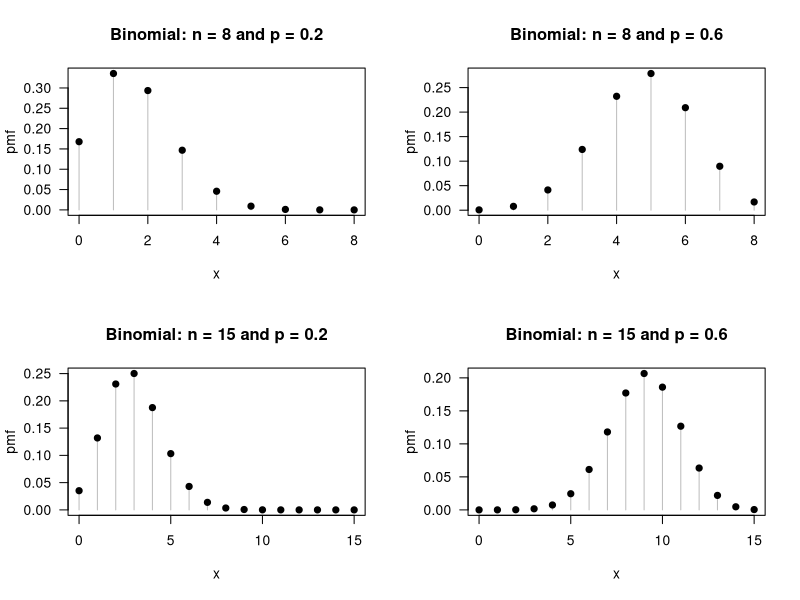
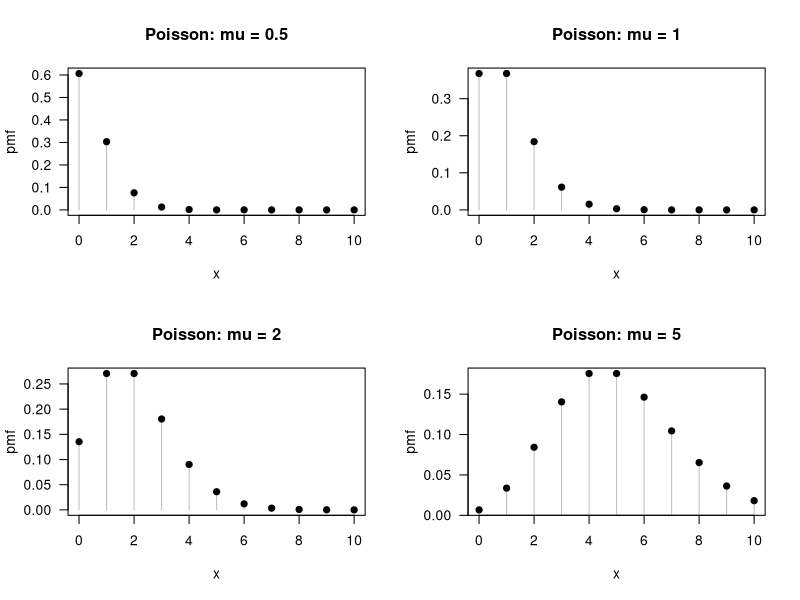
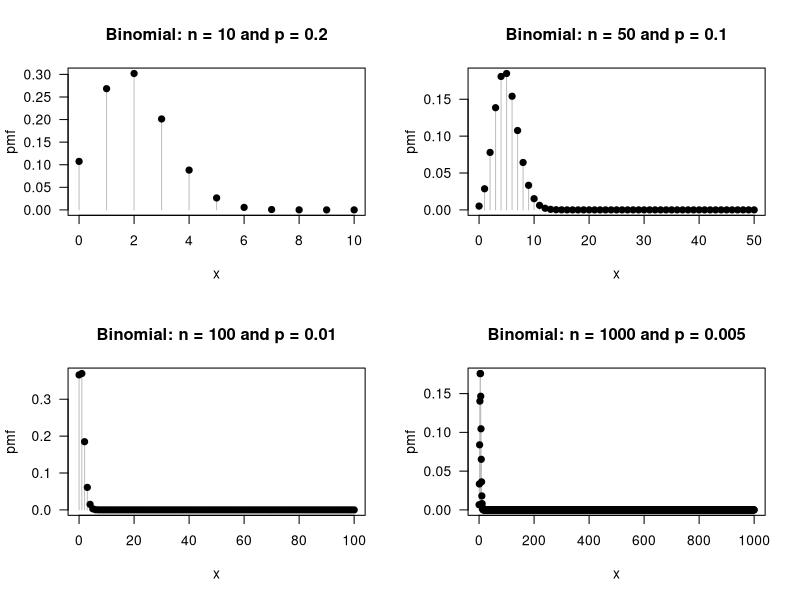
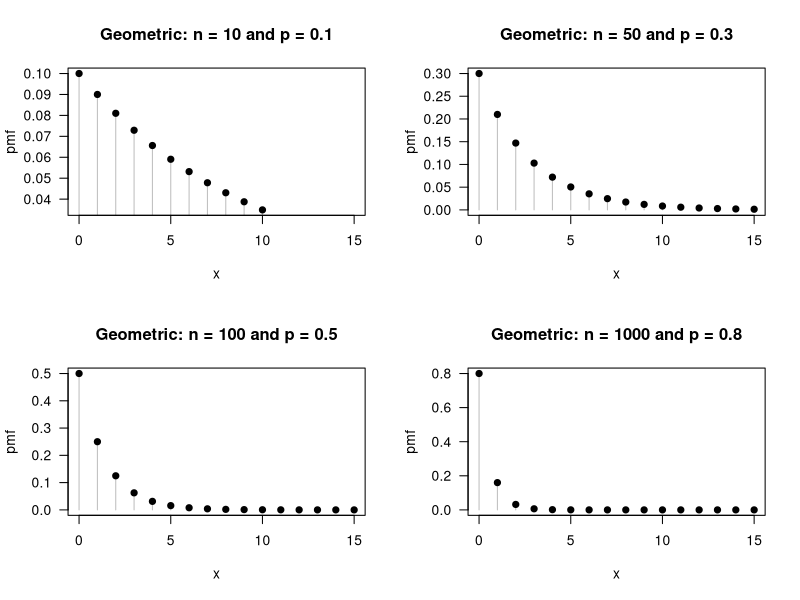
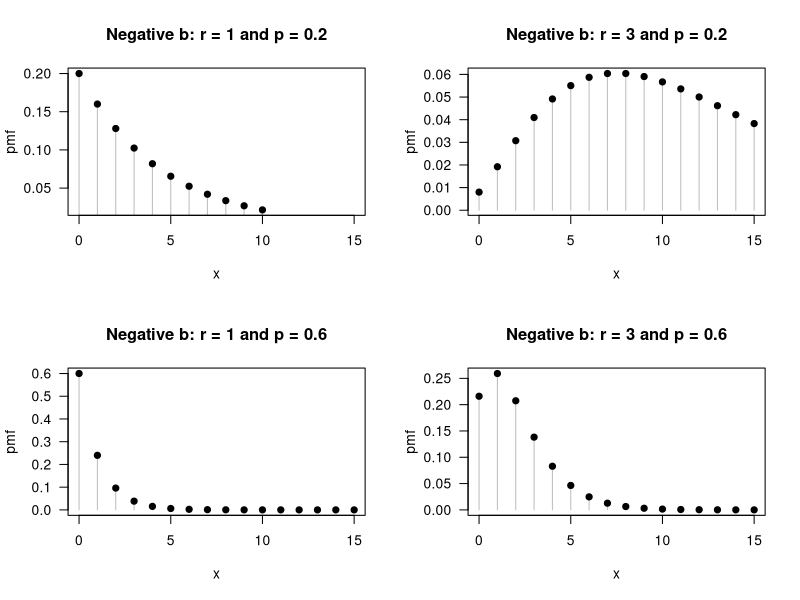
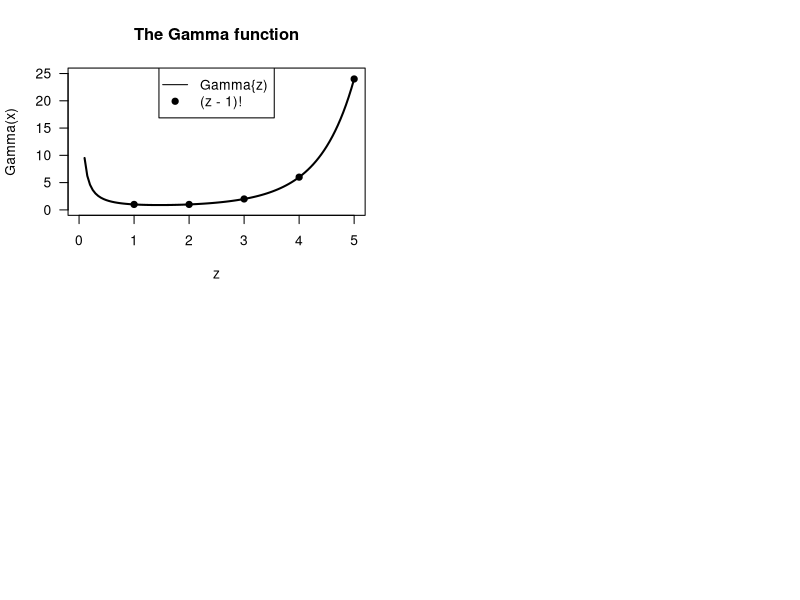

The R script that drew these images, in order:
## ---- chunk 1
par( mfrow = c(2, 2))

n <- c(8, 8, 
       15, 15)
p <- c(0.2, 0.6, 
       0.2, 0.6)

for (i in (1:4)) {
  x <-  0:n[i]
  y <- dbinom(x, 
              size = n[i],
              prob = p[i])
  
   plot( x = x,
         y = y,
         xlab = "x",
         ylab = "pmf",
         main = paste("Binomial: n =", n[i], "and p =", p[i]),
         las = 1,
         col = "grey",
         type = "h")
  points(x = x,
         y = y,
         pch = 19)
  
}
## ---- chunk 2
par( mfrow = c(2, 2))

xmax <- 10
mu <- c(0.5, 1, 2, 5)

for (i in (1:4)) {
  x <-  0:xmax
  y <- dpois(x, 
             lambda = mu[i])
  
   plot( x = x,
         y = y,
         xlim = c(0, xmax),
         xlab = "x",
         ylab = "pmf",
         main = paste("Poisson: mu =", mu[i]),
         las = 1,
         col = "grey",
         type = "h")
  points(x = x,
         y = y,
         pch = 19)
  
}
## ---- chunk 3
BombTable <- array( dim = c(8, 4))
colnames(BombTable) <- c("Hits",
                         "Number bombs",
                         "Proportion bombs",
                         "Poisson proportion")
BombTable[, 1] <- 0:7
BombTable[, 2] <- c(229,
                    211,
                    93,
                    35,
                    7,
                    0,
                    0,
                    1)
BombTable[, 3] <- round(BombTable[, 2] / sum(BombTable[, 2]), 4)
lambda <- sum( BombTable[, 1] * BombTable[, 3])

BombTable[, 4] <- dpois(0:7,
                        lambda = lambda )
BombTable[, 4] <- round( BombTable[, 4], 4)
BombTable[ 8, 4] <- 1 - sum( BombTable[1:7, 4])

knitr::kable(BombTable,
             caption = "The number of flying bomb hits on London during World War II in a 36 square kilometre area of South London. The proportion of the 576 grid squares receiving 0, 1, ...hits was also computed. The observed and empirical probabilities are shown. The Poisson distribution fits the data  well.")
## ---- chunk 4
par( mfrow = c(2, 2))

n <- c(10, 50, 
       100, 1000)
p <- c(0.2, 0.1, 
       0.010, 0.005)

for (i in (1:4)) {
  x <-  0:n[i]
  y <- dbinom(x, 
              size = n[i],
              prob = p[i])
  
   plot( x = x,
         y = y,
         xlab = "x",
         ylab = "pmf",
         main = paste("Binomial: n =", n[i], "and p =", p[i]),
         las = 1,
         col = "grey",
         type = "h")
  points(x = x,
         y = y,
         pch = 19)
  
}

## ---- chunk 5
par( mfrow = c(2, 2))

xmax <- 15
p <- c(0.1, 0.3, 
       0.5, 0.8)

for (i in (1:4)) {
  x <-  0:n[i]
  y <- dgeom(x,
              prob = p[i])
  
   plot( x = x,
         y = y,
         xlim = c(0, xmax),
         xlab = "x",
         ylab = "pmf",
         main = paste("Geometric: n =", n[i], "and p =", p[i]),
         las = 1,
         col = "grey",
         type = "h")
  points(x = x,
         y = y,
         pch = 19)
  
}

## ---- chunk 6
sum( dgeom( x = 1:19, prob = 0.02))
pgeom(q = 18, prob = 0.02) # ie up to 18 failures at p=0.02
## ---- chunk 7
par( mfrow = c(2, 2))
xmax <- 15

r <- c(1, 3, 
       1, 3)
p <- c(0.2, 0.2, 
       0.6, 0.6)

for (i in (1:4)) {
  x <-  0:n[i]
  y <- dnbinom(x, 
              size = r[i],
              prob = p[i])
  
   plot( x = x,
         y = y,
         xlim = c(0, xmax),
         xlab = "x",
         ylab = "pmf",
         main = paste("Negative b: r =", r[i], "and p =", p[i]),
         las = 1,
         col = "grey",
         type = "h")
  points(x = x,
         y = y,
         pch = 19)
  
}

## ---- chunk 8
x.values <- seq(1, 100, 
                by = 1)
1 - sum(dnbinom( x.values, 
                 size = 10, 
                 prob = 0.15))
## ---- chunk 9

xPoints <- 1:5
xCont <- seq(0.1, 5, 
             length = 100)

plot( x = c(0, 5),
      y = c(0, 25),
      type = "n",
      las = 1,
      xlab = "z",
      ylab = "Gamma(x)",
      main = "The Gamma function")
lines( x = xCont,
       y = gamma(xCont),
       lwd = 2)
points(x = xPoints,
       y = gamma(xPoints),
       pch = 19)
legend("top",
       pch = c(NA, 19),
       lty = c(1, NA),
       legend = c("Gamma{z)",
                  "(z - 1)!"))
## ---- chunk 10
pnbinom(360,5,0.02)
